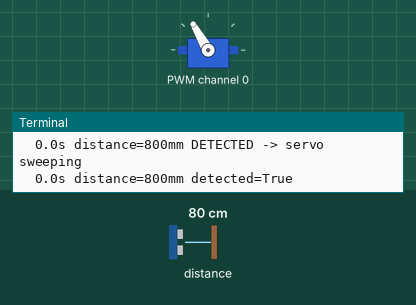
This program was run on a simulated Raspberry Pi (BCM pin numbers). On the bench: servo, the last lines printed to the terminal. The inputs (shaded band) are chosen by the test bench; at power-on: distance to the obstacle 80 cm.

Above: at 0.6 s.
1.3 s: distance to the obstacle set to 97 cm
4.3 s: distance to the obstacle set to 104 cm
At 5.5 s:
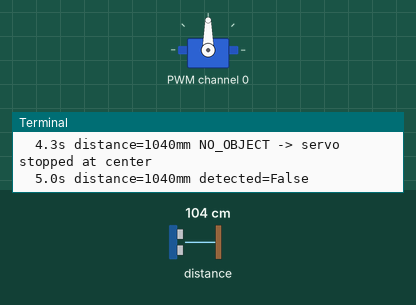
5.8 s: distance to the obstacle set to 2 cm
At 6.01 s:
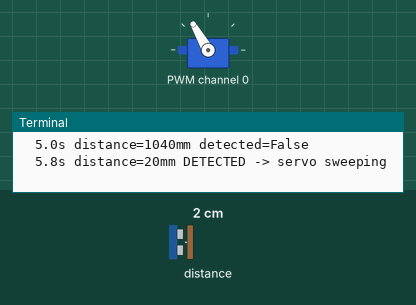
Timing chart, 0 to 14.8 s (numbered marks = the images above; inputs shaded):
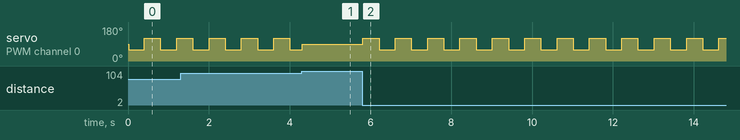

The program:

vl53l0x_servo_ch0_object_1min.py
```python
#!/usr/bin/env python3
"""Run VL53L0X-triggered PCA9685 channel 0 servo test for 60 seconds.

If an object is detected within DETECT_MM, sweep servo CH0 between SAFE_MIN/SAFE_MAX.
If no object is detected, leave CH0 still at CENTER.
Always returns CH0 to CENTER before exit.
"""
import os
import time
import traceback

import board
import busio
import adafruit_vl53l0x
from adafruit_servokit import ServoKit

DURATION_S = float(os.environ.get("DURATION_S", "60"))
DETECT_MM = int(os.environ.get("DETECT_MM", "1000"))
CENTER = int(os.environ.get("CENTER", "90"))
SAFE_MIN = int(os.environ.get("SAFE_MIN", "60"))
SAFE_MAX = int(os.environ.get("SAFE_MAX", "120"))
STEP_INTERVAL_S = float(os.environ.get("STEP_INTERVAL_S", "0.35"))
READ_INTERVAL_S = float(os.environ.get("READ_INTERVAL_S", "0.10"))


def valid_detection(mm):
    # VL53L0X commonly reports very large values or raises errors when out of range.
    # Treat a finite near reading as an object detected.
    return mm is not None and 20 <= mm <= DETECT_MM


def main():
    i2c = busio.I2C(board.SCL, board.SDA)
    tof = adafruit_vl53l0x.VL53L0X(i2c)
    kit = ServoKit(channels=16)
    servo = kit.servo[0]
    servo.set_pulse_width_range(1000, 2000)

    servo.angle = CENTER
    print(f"START duration={DURATION_S:.1f}s detect_threshold<= {DETECT_MM}mm servo_ch=0 center={CENTER} sweep={SAFE_MIN}/{SAFE_MAX}", flush=True)

    t0 = time.monotonic()
    next_step = t0
    next_log = t0
    target = SAFE_MIN
    last_detected = None
    readings = 0
    detected_readings = 0
    min_mm = None
    max_mm = None

    try:
        while True:
            now = time.monotonic()
            elapsed = now - t0
            if elapsed >= DURATION_S:
                break

            try:
                mm = int(tof.range)
            except Exception:
                mm = None

            readings += 1
            if mm is not None:
                min_mm = mm if min_mm is None else min(min_mm, mm)
                max_mm = mm if max_mm is None else max(max_mm, mm)

            detected = valid_detection(mm)
            if detected:
                detected_readings += 1

            if detected != last_detected:
                state = "DETECTED -> servo sweeping" if detected else "NO_OBJECT -> servo stopped at center"
                print(f"{elapsed:5.1f}s distance={mm}mm {state}", flush=True)
                last_detected = detected
                if not detected:
                    servo.angle = CENTER

            if detected and now >= next_step:
                servo.angle = target
                target = SAFE_MAX if target == SAFE_MIN else SAFE_MIN
                next_step = now + STEP_INTERVAL_S

            if now >= next_log:
                print(f"{elapsed:5.1f}s distance={mm}mm detected={detected}", flush=True)
                next_log = now + 5.0

            time.sleep(READ_INTERVAL_S)

    finally:
        servo.angle = CENTER
        time.sleep(0.5)
        print(f"STOP servo_ch0_returned_to_center={CENTER}", flush=True)
        print(f"SUMMARY readings={readings} detected_readings={detected_readings} min_mm={min_mm} max_mm={max_mm}", flush=True)


if __name__ == "__main__":
    try:
        main()
    except Exception:
        print("ERROR during VL53L0X/servo test:", flush=True)
        traceback.print_exc()
        raise
```

Measured:
- the behaviour switches between 100 and 101 cm on distance to the obstacle (found by bisection; images 0 and 1)
- after the input at 5.8 s, servo on PWM channel 0: alternates 120° for 0.40 s and 60° for 0.40 s, starting at once
- by itself, servo on PWM channel 0: alternates 120° for 0.40 s and 60° for 0.40 s
